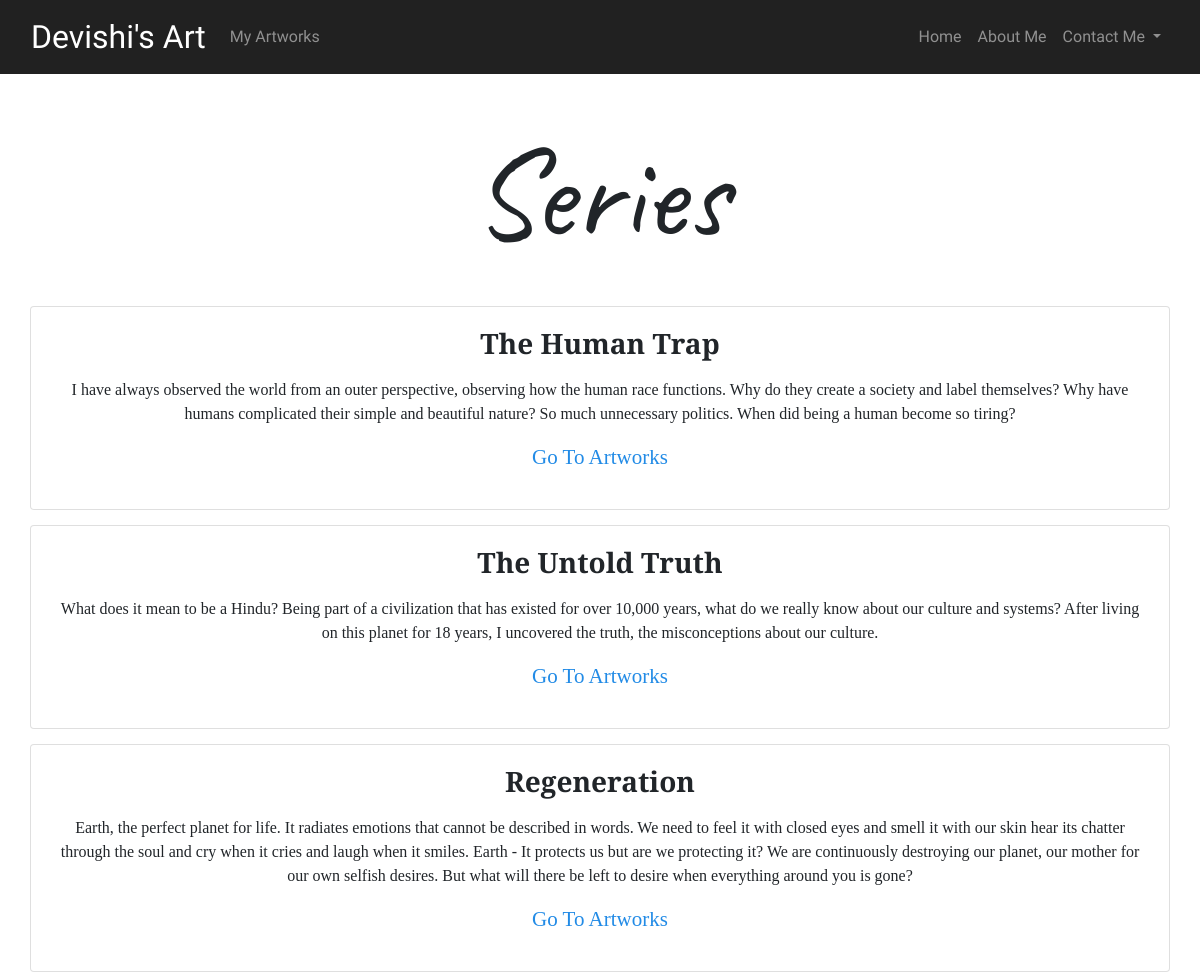
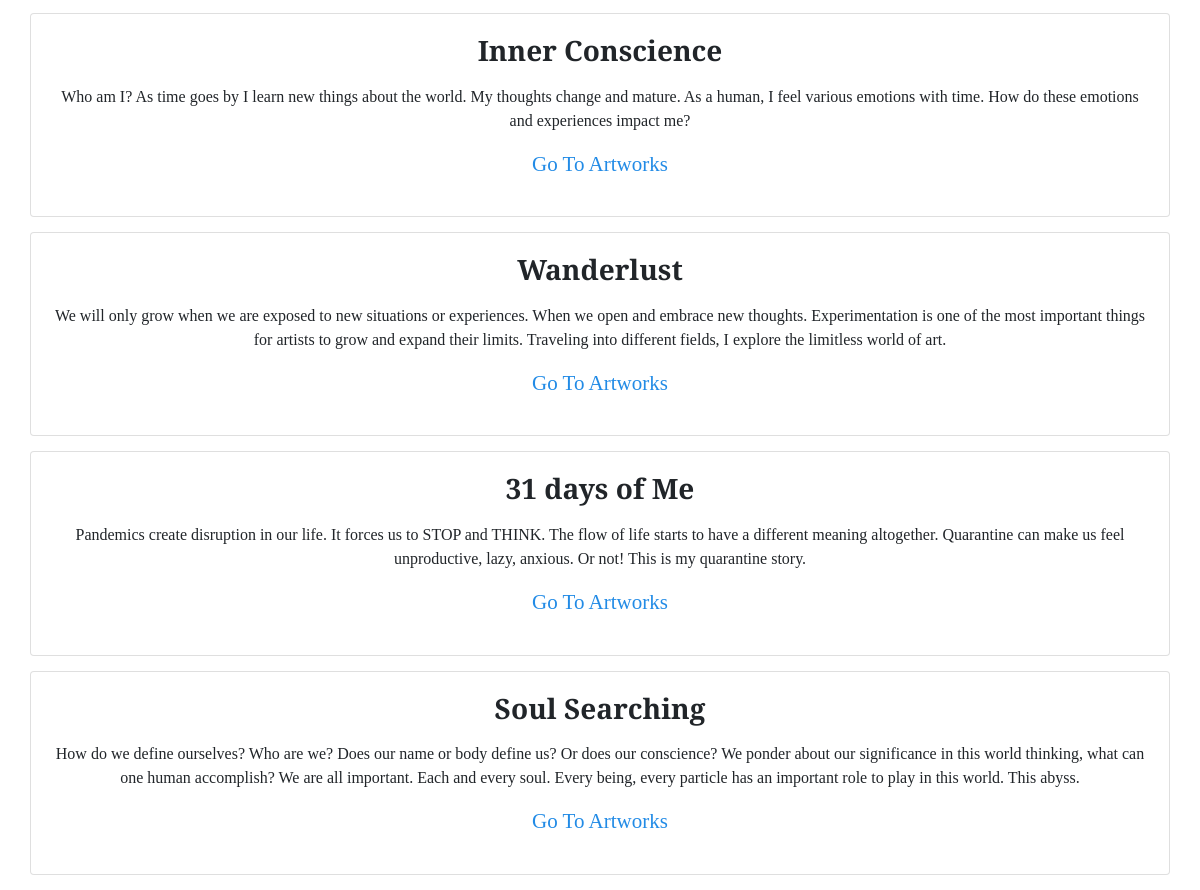
The app's page /series/ with its own data (2 pictures, top to bottom).
### portfolio/models.py (models this page shows, shortened)
class series(models.Model):
    name = models.CharField(max_length=30)
    bio = models.TextField()
    link = models.CharField(max_length=30)

### portfolio/views.py (the view)
# urls.py: path('series/', series_view),
def series_view(request):
    series_obj = series.objects.all()
    return render(request, "series.html", {"series_obj": series_obj})

### portfolio/templates/series.html (shortened to what this page needs)
{% extends "base.html" %}
{% block content %}
{% load static %}
<div class="container">
    <center><p style="font-family: 'Caveat', cursive; font-size: 128px;">
        Series
    </p></center>
        <div class="row">
        {% for obj in series_obj %}
        <div class="card" style="width: fit-content; margin-bottom: 15px;">
            <div class="card-body">
                <div class="card-title">
                    <center>
                        <h3><b>{{obj.name}}</b></h3>
                    </center>
                    <p class="card-text">
                        <center>
                            {{obj.bio}}
                        </center>
                    </p>
                    <p class="card-text">
                        <center><a href="/series/{{obj.link}}" style="color: #228be6; font-size: 21px;">Go To Artworks</a></center>
                    </p>
                </div>
            </div>
        </div>
        {% endfor %}
    </div>
</div>
{% endblock %}

### portfolio/templates/base.html (shortened to what this page needs)
{% load static %}
<!DOCTYPE html>
<html lang="en">
<head>
    <link rel="stylesheet" href="https://stackpath.bootstrapcdn.com/bootstrap/4.5.0/css/bootstrap.min.css">
    <link href="https://unpkg.com/material-components-web@latest/dist/material-components-web.min.css" rel="stylesheet">
    <link rel="stylesheet" href="{% static 'css/main.css' %}">
</head>
<body>
    <nav class="navbar navbar-expand-lg navbar-dark" style="background-color: #212121;">
        <div class="container-fluid">
        <a class="navbar-brand" href="/" style="font-family: 'Allura', cursive; font-size: 32px;">Devishi's Art</a>
        <div class="collapse navbar-collapse" id="navbarSupportedContent">
          <ul class="navbar-nav mr-auto" style="font-family: 'Architects Daughter', cursive;">
            <li class="nav-item">
              <a class="nav-link" href="/series">My Artworks</a>
            </li>
          </ul>
          <ul class="navbar-nav ml-auto" style="font-family: 'Architects Daughter', cursive;">
            <li class="nav-item">
              <a class="nav-link" href="/">Home</a>
            </li>
            <li class="nav-item">
              <a class="nav-link" href="/aboutme">About Me</a>
            </li>
              <li class="nav-item dropdown">
                <a class="nav-link dropdown-toggle" href="#" id="navbarDropdown" role="button" data-toggle="dropdown" aria-haspopup="true" aria-expanded="false">
                  Contact Me
                </a>
              </li>
          </ul>
        </div>
        </div>
      </nav>
    <br>
    {% block content %}
    {% endblock %}
</body>
</html>

### portfolio/static/css/main.css (style rules this page uses)
a { color: inherit; text-decoration: none; }

### portfolio/templates/base.html (style rules this page uses)
html, body { font-family: 'Crimson Text', serif; width: 100%; margin: 0px; padding: 0px; overflow-x: hidden; }

### records on screen
series: name "The Human Trap", bio "I have always observed the world from an outer perspective, observing how the human race functions. Why do they create a society and label themselves? Why have humans complicated their simple and beautiful nature? So much unnecessary politics. When did being a human become so tiring?"
series: name "The Untold Truth", bio "What does it mean to be a Hindu? Being part of a civilization that has existed for over 10,000 years, what do we really know about our culture and systems? After living on this planet for 18 years, I uncovered the truth, the misconceptions about our culture."
series: name "Regeneration", bio "Earth, the perfect planet for life. It radiates emotions that cannot be described in words. We need to feel it with closed eyes and smell it with our skin hear its chatter through the soul and cry when it cries and laugh when it smiles. Earth - It protects us but are we protecting it? We are continuously destroying our planet, our mother for our own selfish desires. But what will there be left to desire when everything around you is gone?"
series: name "Inner Conscience", bio "Who am I? As time goes by I learn new things about the world. My thoughts change and mature. As a human, I feel various emotions with time. How do these emotions and experiences impact me?"
series: name "Wanderlust", bio "We will only grow when we are exposed to new situations or experiences. When we open and embrace new thoughts. Experimentation is one of the most important things for artists to grow and expand their limits. Traveling into different fields, I explore the limitless world of art."
series: name "31 days of Me", bio "Pandemics create disruption in our life. It forces us to STOP and THINK. The flow of life starts to have a different meaning altogether. Quarantine can make us feel unproductive, lazy, anxious. Or not! This is my quarantine story."
series: name "Soul Searching", bio "How do we define ourselves? Who are we? Does our name or body define us? Or does our conscience? We ponder about our significance in this world thinking, what can one human accomplish? We are all important. Each and every soul. Every being, every particle has an important role to play in this world. This abyss."
